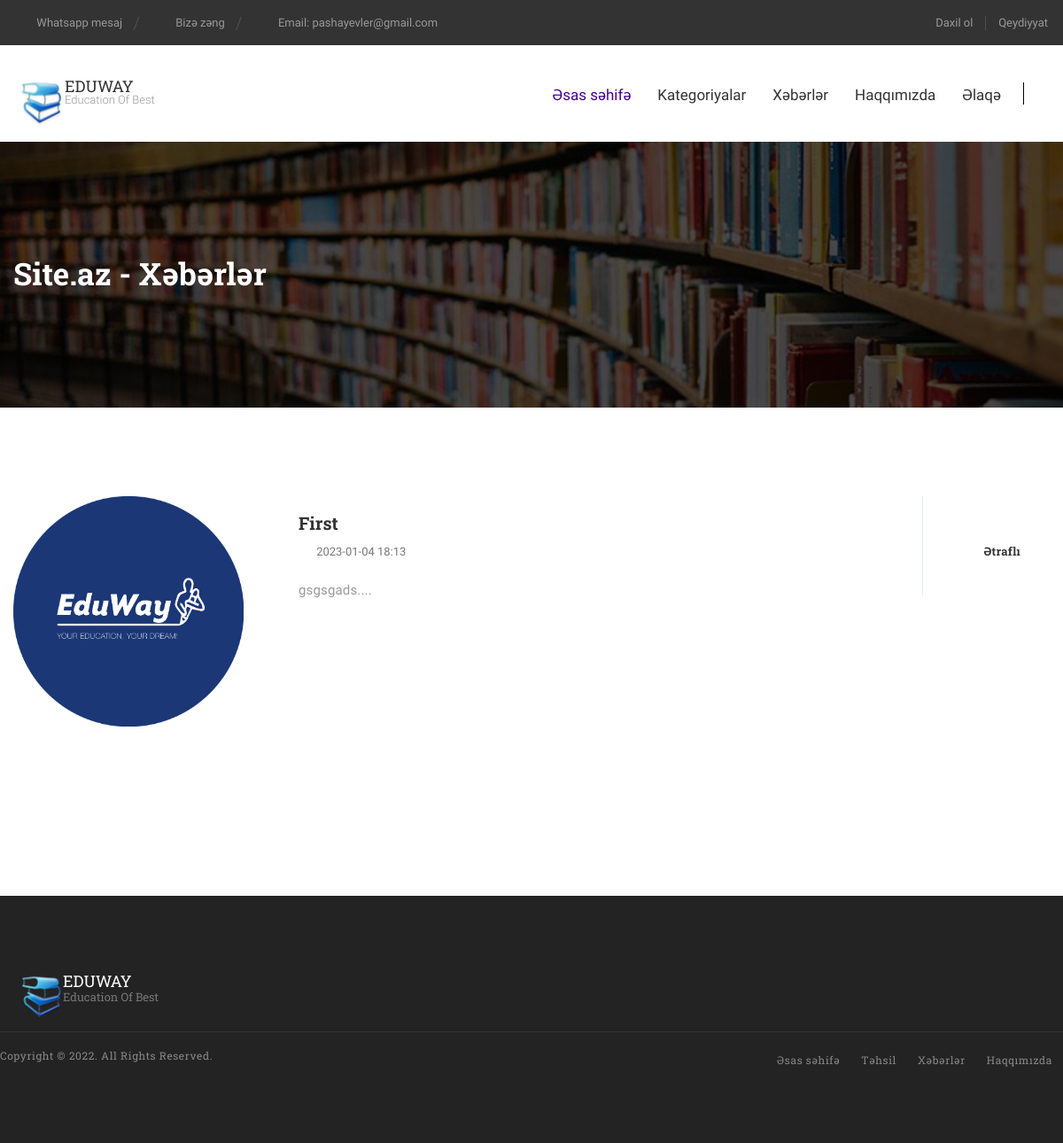
Page /news on the committed database.
### models.py (models this page shows)
class SiteSettings(Base):
    __tablename__ = 'site_settings'
    id = Column(Integer, primary_key=True)
    site_title = Column(String, nullable=True)
    site_description = Column(Text, nullable=True)
    site_logo = Column(Text, nullable=True)
    site_slogan = Column(String, nullable=True)
    phone = Column(String, nullable=True)
    wp_number = Column(String, nullable=True)
    wp_text = Column(String, nullable=True)
    is_active = Column(Boolean, default=True)
    site_about = Column(Text, nullable=True)
    about_teams = Column(Text, nullable=True)
    site_email = Column(String, nullable=True)
    address = Column(String, nullable=True)
    google_map = Column(String, nullable=True)
    youtube_video = Column(String, nullable=True)
    facebook = Column(Text, nullable=True)
    instagram = Column(Text, nullable=True)
    linkedin = Column(Text, nullable=True)
    monday = Column(String, nullable=True)
    tuesday = Column(String, nullable=True)
    wednesday = Column(String, nullable=True)
    thursday = Column(String, nullable=True)
    friday = Column(String, nullable=True)
    saturday = Column(String, nullable=True)
    sunday = Column(String, nullable=True)

class SiteNews(Base):
    __tablename__ = 'sitenews'
    id = Column(Integer, primary_key=True)
    news_title = Column(String, nullable=True)
    news_image = Column(String, nullable=True)
    description = Column(Text, nullable=True)
    news_active = Column(Boolean, default=True)
    views = Column(Integer, default=0)
    select_category_id = Column(Integer, ForeignKey("newscategory.id"), default=1)
    select_category = relationship("NewsCategory", back_populates="category")
    created_at = Column(String, default=datetime.now())
    updated_at = Column(DateTime, onupdate=datetime.now())

### routers/site.py (the view)
@main.get("/news")
def get_all_news(request: Request, db: Session = Depends(database.get_db), page: int = 1, page_size: int = 5):
    site_settings = db.query(models.SiteSettings).filter_by(id=1).first()
    if site_settings:
        if site_settings.is_active is None:
            return closed()
        else:
            category = db.query(models.NewsCategory).all()
            news = db.query(models.SiteNews).all()
            categories = db.query(models.EduCategory).all()
            news_category = db.query(models.NewsCategory).all()
            data_length = len(news)
            page_title = site_settings.site_title+" - Xəbərlər"
            response = paginate.paginate(data=news, data_length=data_length,page=page, page_size=page_size)
            return templates.TemplateResponse("site/route/news-page.html", {"request": request,"response":response,
                                                "page_title":page_title, "site_settings":site_settings, "categories":categories, "news_category":news_category, "category":category})
    else:
        return 'Sayt melumatlari yerleshdirilmeyib...'

### templates/site/route/news-page.html (shortened to what this page needs)
{% include 'site/route/header.html' %}
<body data-offset="200" data-spy="scroll" data-target=".ow-navigation">
	{% include 'site/route/topnav.html' %}
	<div class="container-fluid no-padding pagebanner">
		<div class="container">
			<div class="pagebanner-content">
				{% if category.name %}
				<h3>{{ category.name }} - xəbərlər</h3>
				{% else %}
				<h3>{{ page_title }}</h3>
				{% endif %}
			</div>
		</div>
	</div>
	<div class="container event-section">
		<div class="section-padding"></div>
		<div class="event-block">
		{% if response.data %}
			{% for news in response.data %}
					<div class="event-box">
						<div class="row">
							<div class="col-md-3 col-sm-4 col-xs-5">
							{% if news.news_image %}
								<img src="/static/news_images/{{ news.news_image }}" width="260" height="160"/>
							{% else %}
								<img src="/static/site/images/eduway_news.png" width="260" height="160"/>
							{% endif %}
							</div>
							<div class="col-md-7 col-sm-6 col-xs-7">
								<h3><a href="/news/{{ news.select_category.name }}/{{ news.id }}" title="Science In The New Era">{{ news.news_title }}</a></h3>
								<div class="event-meta">
									<span><i aria-hidden="true" class="fa fa-clock-o"></i>{{ news.created_at[0:16] }}</span>
								</div>
								<p>{{ news.description[0:100] }}....</p>
							</div>
							<div class="col-md-2 col-sm-2 col-xs-12">
								<a href="/news/{{ news.select_category.name }}/{{ news.id }}" class="readmore" title="ƏtraflI">Ətraflı</a>
							</div>
						</div>
					</div>
			{% endfor %}
		{% else %}
			Xəbər tapılmadı ;(
		</div>
		{% endif %}
		</div>
		{% if category.name %}
		<nav class="ow-pagination">
			<ul class="pagination">
		{% if response.pagination.previous  !=  None %}
			<li><a href="/news/{{ category.name }}{{ response.pagination.previous }}"><< Previous</a></li>
		{% endif %}
		{% if response.pagination.next  !=  None %}
			<li><a href="/news/{{ category.name }}{{ response.pagination.next }}">Next >></a></li>
		{% endif %}
		</ul>
		</nav>
		{% else %}
		<nav class="ow-pagination">
		</nav>
		{% endif %}
		<div class="section-padding"></div>
	</div>
	{% include 'site/route/footer.html' %}
</body>
</html>

### templates/site/route/topnav.html (shortened to what this page needs)
	<header class="header-main container-fluid no-padding">
		<div class="top-header container-fluid no-padding">
			<div class="container">
				{% if site_settings %}
				<div class="topheader-left">
					<a href="https://wa.me/{{ site_settings.wp_number }}?text={{ site_settings.wp_text }}" title="{{ site_settings.phone }}"><i class="fa fa-mobile" aria-hidden="true"></i>Whatsapp mesaj</a>
					<a href="tel:{{ site_settings.phone }}" title="{{ site_settings.phone }}"><i class="fa fa-mobile" aria-hidden="true"></i>Bizə zəng</a>
					<a href="mailto:{{ site_settings.site_email }}" title="{{ site_settings.site_email }}"><i class="fa fa-envelope-o" aria-hidden="true"></i>Email: {{ site_settings.site_email }}</a>
				</div>
				{% endif %}
				<div class="topheader-right">
					<a href="/login" title="Login"><i class="fa fa-sign-out" aria-hidden="true"></i>Daxil ol</a>
					<a href="/registration" title="Register">Qeydiyyat</a>
				</div>
			</div>
		</div>
		<div class="menu-block container-fluid no-padding">
			<div class="container">
				<div class="row">
					<nav class="navbar ow-navigation">
						<div class="col-md-3">
							<div class="navbar-header">
								{% if site_settings %}
								<a title="Logo" href="/" class="navbar-brand"><img src="{{ url_for('static', path='site/images/logo.png') }}" alt="logo"/>{{ site_settings.site_logo }}<span>{{ site_settings.site_slogan }}</span></a>
								{% endif %}
							</div>
						</div>
						<div class="col-md-9">
							<div class="navbar-collapse collapse" id="navbar">
								<ul class="nav navbar-nav menubar">
									<li class="dropdown active">
										<a aria-expanded="false" aria-haspopup="true" href="/" role="button" class="dropdown-toggle" title="Home">Əsas səhifə</a>
									<li class="dropdown">
										<a aria-expanded="false"  href="/educations" aria-haspopup="true" role="button" class="dropdown-toggle" title="Kateqoriyalar">Kategoriyalar</a>
									</li>
									<li class="dropdown">
										<a aria-expanded="false"  href="/news" aria-haspopup="true" role="button" class="dropdown-toggle" title="Xeberler">Xəbərlər</a>
									</li>
									<li><a title="Haqqimizda" href="/about">Haqqımızda</a></li>
									<li><a title="Contact" href="/contact">Əlaqə</a></li>
								</ul>
							</div>
						</div>
					</nav>
					<div class="menu-search">
						<div id="sb-search" class="sb-search">
							<form>
								<input class="sb-search-input" placeholder="Axtarmaq istədiyin..." type="text" value="" name="search" id="search" />
								<button class="sb-search-submit"><i class="fa fa-search"></i></button>
							</form>
						</div>
					</div>
				</div>
			</div>
		</div>
	</header>

### templates/site/route/footer.html (shortened to what this page needs)
<footer class="footer-main container-fluid no-padding">
    <div class="container">
        <div class="row">
            <div class="col-md-12 col-sm-6">
                <aside class="ftr-widget about_widget">
                    {% if site_settings %}
                        <a class="footer-logo" href="/" title="Logo"><img alt="logo" src="{{ url_for('static', path='site/images/logo.png') }}">{{ site_settings.site_logo }}<span>{{ site_settings.site_slogan }}</span></a><br/>
                    <ul>
                    {% if site_settings.facebook %}
                        <li><a href="{{ site_settings.facebook }}" title="Facebook"><i class="fa fa-facebook"></i></a></li>
                    {% endif %}
                    {% if site_settings.instagram %}
                        <li><a href="{{ site_settings.instagram }}" title="Instagram"><i class="fa fa-instagram"></i></a></li>
                    {% endif %}
                    </ul>
                    {% endif %}
                   </aside>
            </div>
        <div class="footer-bottom col-md-12 col-sm-12 no-padding">
            <div class="copyright no-padding">
                <span>Copyright &copy; 2022. All Rights Reserved.</span>
            </div>
            <nav class="navbar ow-navigation">
                <div id="navbar2" class="navbar-collapse collapse">
                    <ul class="nav navbar-nav">
                        <li><a href="/" title="Home">Əsas səhifə</a></li>
                        <li><a href="/educations" title="Təhsil">Təhsil</a></li>
                        <li><a href="/news" title="Xəbərlər">Xəbərlər</a></li>
                        <li><a href="/about" title="Haqqımızda">Haqqımızda</a></li>
                    </ul>
                </div>
            </nav>
        </div>
    </div>
</footer>

### static/site/css/navigation-menu.css (style rules this page uses)
.ow-navigation { display: inline-block; width: 100%; border: none; border-radius: 0; margin-bottom: 0; min-height: 1px; float: left; }
.ow-navigation .nav.navbar-nav > li { margin: 0 15px; }
.ow-navigation .nav.navbar-nav > li:first-of-type { margin-left: 0; }
.ow-navigation .nav.navbar-nav > li:last-of-type { margin-right: 0; }
.ow-navigation .nav.navbar-nav li > a { color: #333; font-size: 17px; line-height: 26px; text-transform: inherit; padding: 0; margin-top: 43px; margin-bottom: 40px; font-weight: 400; transition: all 1s ease 0s; -webkit-transition: all 1s ease 0s; -moz-transition: all 1s ease 0s; -o-transition: all 1s ease 0s; position: relative; }
.ow-navigation .nav.navbar-nav > li a:hover, .ow-navigation .nav.navbar-nav > li.active > a { color: #450099; }
.ow-navigation .nav.navbar-nav > li.active > a, .ow-navigation .nav.navbar-nav > li.active:hover > a, .ow-navigation .nav.navbar-nav > li.active:focus > a, .ow-navigation .nav.navbar-nav > li:hover > a, .ow-navigation .nav.navbar-nav > li:focus > a, .ow-navigation .nav.navbar-nav > li > a:hover, .ow-navigation .nav.navbar-nav > li > a:focus, .ow-navigation .dropdown-menu li:hover > a, .ow-navigation .dropdown-menu li > a:hover { background-color: transparent; }
@media (min-width: 992px) { .ow-navigation .navbar-brand { height: auto; padding: 5px 0 0 58px; position: relative; font-size: 18px; color: #333; line-height: 16px; font-weight: 400; text-transform: uppercase; font-family: 'Roboto Slab', serif; margin-top: 33px; } }
@media (min-width: 992px) { .ow-navigation .navbar-brand > img { position: absolute; left: 0; top: 0; } }
@media (min-width: 992px) { .ow-navigation .navbar-brand > span { display: block; font-weight: 300; font-size: 13px; line-height: 16px; font-family: 'Roboto', sans-serif; text-transform: capitalize; color: #999; } }
@media (min-width: 992px) { .menu-block .navbar-collapse { padding-left: 0; padding-right: 0; float: right; display: inline-block; margin-right: 55px; margin-top: 0; } }

### rows in the picture
SiteSettings: site_email "pashayevler@gmail.com", site_logo "EDUWAY", site_slogan "Education Of Best"
SiteNews: news_title "First", created_at "2023-01-04 18:13", description "gsgsgads"

### other values in the picture
{{ page_title }} "Site.az - Xəbərlər"
